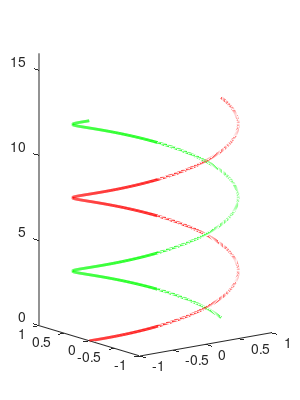
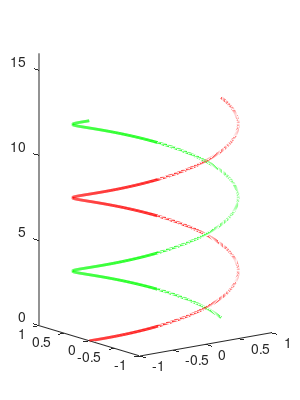

The MATLAB script that drew these images, in order:
% helical_visualization_single.m
% Visualization of the curved rail double helix actuator, for 
% only one angle of twist
% Copyright 2015 Kyle Zampaglione, Andrew P. Sabelhaus
% 5.1.15
% Calculates change in z height for twisting of a helix


clear all; close all; clc;

%Initial Parameters =========================
%K = amount of twist in radians; must be larger than 0
%L = arc length or total length or rung
%D = width of rung
%r = radius of helix
%rungs = number of rungs in ladder
num_rotations = 3;
theta = num_rotations*pi;
%L = 15;
L = 16;
%D = 3;
D = 2;
r = D/2;
%rungs= 6;

%===========================================


%Initialize Movie Parameters
num_frames = length(pi/100:0.1:theta);
M(num_frames) = struct('cdata',[],'colormap',[]);
countframe = 1;

%Store all height values 
total_height_array = [];



%Plot all helixes over range 0 to K
%for j = pi/100:0.1:K %pi/100:0.1:K

c = sqrt((L/theta)^2 - r^2);
total_height = c*theta;
total_height_array(countframe)= total_height;


%Set up arrays for helixes
x_tot = length(0:0.1:theta);
y_tot = length(x_tot);
z_tot = length(x_tot);
x_tot2 = length(0:0.1:theta);
y_tot2 = length(x_tot2);
z_tot2 = length(x_tot2);

%Counter to move through array
count = 1;

%Plot Single Helix at given K value
for i = 0:0.01:theta
    %Plot first helix and store values
    x = r*cos(i) ;
    y = r*sin(i) ;
    z = c * i;
    x_tot(count) = x;
    y_tot(count) = y;
    z_tot(count) = z;

    %Plot second helix and store values
    x2 = r*cos(i+pi) ;
    y2 = r*sin(i+pi) ;
    z2 = c * i;
    x_tot2(count) = x2;
    y_tot2(count) = y2;
    z_tot2(count) = z2;
    count = count +1;
end



%Plot Helices===
hold on
set(gcf,'Position',[100,100,150,300]);
set(gcf,'PaperPosition',[2,2,3,4]);
plot3(x_tot,y_tot,z_tot, 'g','LineWidth',2);
plot3(x_tot2,y_tot2,z_tot2,'r','LineWidth',2);
%Plot Rungs ===


%Set up window ===
az = -37.5;
el = 8;
view(az,el);
%axis([-D D -D D 0 L]);
axis([-D/2 D/2 -D/2 D/2 0 L]);
%text(6,6,-2, sprintf('Total Height=%f',total_height))
%num_rotations = theta/(2*pi);
%title_text = sprintf('%3.3f Rotations over %3.0f Unit Long Actuator', num_rotations, L);
%title(title_text);

% Save images
save_path_base = 'img/helix_visualization';
% Save this figure
save_fullpath_fig = strcat(save_path_base, num2str(num_rotations), '.fig');
save_fullpath_eps = strcat(save_path_base, num2str(num_rotations), '.eps');
savefig(save_fullpath_fig);
print(save_fullpath_eps,'-depsc')


